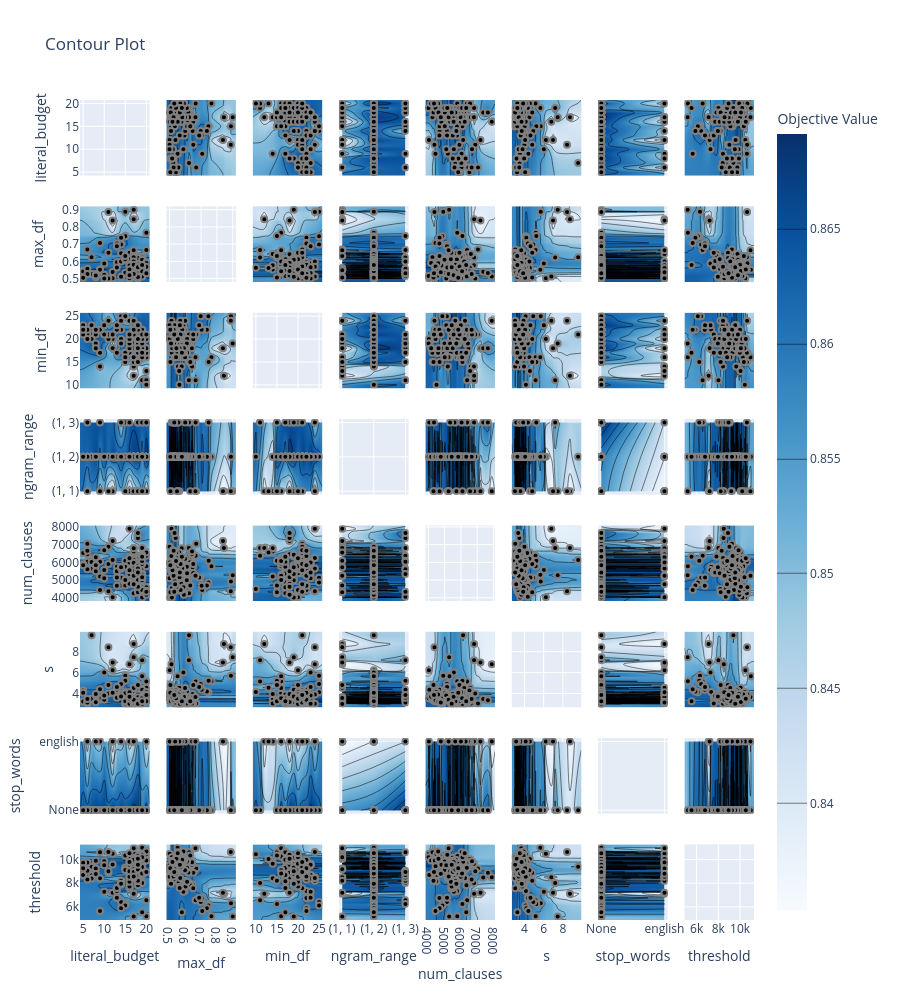

Here is the notebook cell this chart was saved with:
### Code cell
plot = optuna.visualization.plot_contour(study).update_layout(height=1000)
plot
